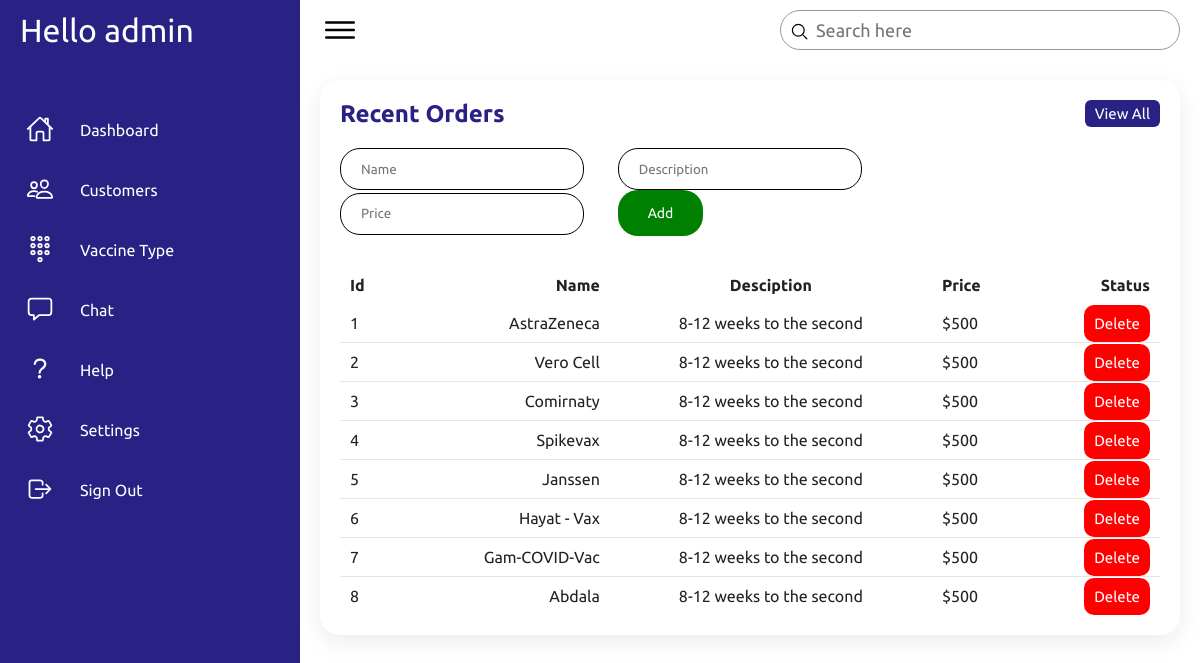
Page /src/views/vtype.php (signed in) on the committed database.
### tables this page shows
CREATE TABLE `vtype` (
  `VID` int NOT NULL,
  `Name` varchar(50) NOT NULL,
  `Desciption` varchar(100) NOT NULL,
  `Price` double NOT NULL,
  `Image` varchar(255) NOT NULL
);

### src/views/vtype.php (the view, shortened to what this page needs)
<!DOCTYPE html>
<html lang="en">
<head>
    <link rel="stylesheet" href="assets/css/style.css">
</head>
<body>
    <div class="container">
      <?php
       include 'navi.php';
       ?>
        <div class="main">
            <div class="topbar">
                <div class="toggle">
                    <ion-icon name="menu-outline"></ion-icon>
                </div>
                <div class="search">
                    <label>
                        <input type="text" placeholder="Search here">
                        <ion-icon name="search-outline"></ion-icon>
                    </label>
                </div>
            </div>
            <div class="details">
                <div class="recentOrders">
                    <div class="cardHeader">
                        <h2>Recent Orders</h2>
                        <a href="#" class="btn">View All</a>
                    </div>
                    <div class="formadd">
                        <form action="addvtp.php" method="POST">
                            <input type="text" name="name" placeholder="Name">
                            <input type="text" name="desciption" placeholder="Description">
                            <input type="text" name="price" placeholder="Price">
                            <button style="background-color: green;font-size:14px;padding:15px 30px;border-radius:20px;outline:none;border:none;color:white" name="submit" value="submit">Add</button>
                        </form>
                    </div>
                    <table style="text-align: left;">
                        <thead>
                            <tr>
                                <td>Id</td>
                                <td>Name</td>
                                <td>Desciption</td>
                                <td>Price</td>
                                <td>Status</td>
                            </tr>
                        </thead>
                        <tbody>
                            <?php
                          require_once "../controller/connectiondb.php";
                            $sql = "SELECT * from vtype";
                            $result = mysqli_query($conn, $sql);
                            while ($row = mysqli_fetch_assoc($result)) {
                        ?>
                            <tr>
                                <td><?php echo $row['VID']?></td>
                                <td><?php echo $row['Name']?></td>
                                <td><?php echo $row['Desciption']?></td>
                                <td>$<?php echo $row['Price']?></td>
                                <td><a onclick="return confirm('Are you sure to delete <?php echo $row['Name']?>???')"
                                        href="deletevtp.php?cid=<?php echo $row['VID'];?>"
                                        class="btn btn-danger">Delete</a></td>
                            </tr>
                            <?php
                            }
                        ?>
                        </tbody>
                    </table>
                </div>
            </div>
        </div>
    </div>
</body>
</html>

### src/codedemo/style.css (style rules this page uses)
form { margin: 20px auto; }

### src/views/vtype.php (style rules this page uses)
* { font-family: "Ubuntu", sans-serif; margin: 0; padding: 0; box-sizing: border-box; }
:root { --blue: #2a2185; --white: #fff; --gray: #f5f5f5; --black1: #222; --black2: #999; }
body { min-height: 100vh; overflow-x: hidden; }
.container { position: relative; width: 100%; }
.main { position: absolute; width: calc(100% - 300px); left: 300px; min-height: 100vh; background: var(--white); transition: 0.5s; }
.topbar { width: 100%; height: 60px; display: flex; justify-content: space-between; align-items: center; padding: 0 10px; }
.toggle { position: relative; width: 60px; height: 60px; display: flex; justify-content: center; align-items: center; font-size: 2.5rem; cursor: pointer; }
.search { position: relative; width: 400px; margin: 0 10px; }
.search label { position: relative; width: 100%; }
.search label input { width: 100%; height: 40px; border-radius: 40px; padding: 5px 20px; padding-left: 35px; font-size: 18px; outline: none; border: 1px solid var(--black2); }
.search label ion-icon { position: absolute; top: 0; left: 10px; font-size: 1.2rem; }
.details { position: relative; width: 100%; padding: 20px;/ }
.details .recentOrders { position: relative; display: grid; min-height: 500px; background: var(--white); padding: 20px; box-shadow: 0 7px 25px rgba(0, 0, 0, 0.08); border-radius: 20px; width: 100%; }
.details .cardHeader { display: flex; justify-content: space-between; align-items: flex-start; }
.cardHeader h2 { font-weight: 600; color: var(--blue); }
.cardHeader .btn { position: relative; padding: 5px 10px; background: var(--blue); text-decoration: none; color: var(--white); border-radius: 6px; }
.details table { width: 100%; border-collapse: collapse; margin-top: 10px; }
.details table thead td { font-weight: 600; }
.details .recentOrders table tr { color: var(--black1); border-bottom: 1px solid rgba(0, 0, 0, 0.1); }
.details .recentOrders table tr:last-child { border-bottom: none; }
.details .recentOrders table tr td { padding: 10px; }
.details .recentOrders table tr td:last-child { text-align: end; }
.details .recentOrders table tr td:nth-child(2) { text-align: end; }
.details .recentOrders table tr td:nth-child(3) { text-align: center; }
.btn { color: white; font-size: 15px; padding: 10px; border-radius: 10px; outline: none; border: none; text-decoration: none; }
.btn:nth-child(1) { background-color: red; }
input { height: 20px; padding: 20px; border-radius: 20px; outline: none; border: 1px solid black; margin-right: 30px; }
table { text-align: left; }

### rows in the picture
vtype: VID "1", Name "AstraZeneca", Desciption "8-12 weeks to the second", Price "500"
vtype: VID "2", Name "Vero Cell", Desciption "8-12 weeks to the second", Price "500"
vtype: VID "3", Name "Comirnaty", Desciption "8-12 weeks to the second", Price "500"
vtype: VID "4", Name "Spikevax", Desciption "8-12 weeks to the second", Price "500"
vtype: VID "5", Name "Janssen", Desciption "8-12 weeks to the second", Price "500"
vtype: VID "6", Name "Hayat - Vax", Desciption "8-12 weeks to the second", Price "500"
vtype: VID "7", Name "Gam-COVID-Vac", Desciption "8-12 weeks to the second", Price "500"
vtype: VID "8", Name "Abdala", Desciption "8-12 weeks to the second", Price "500"
